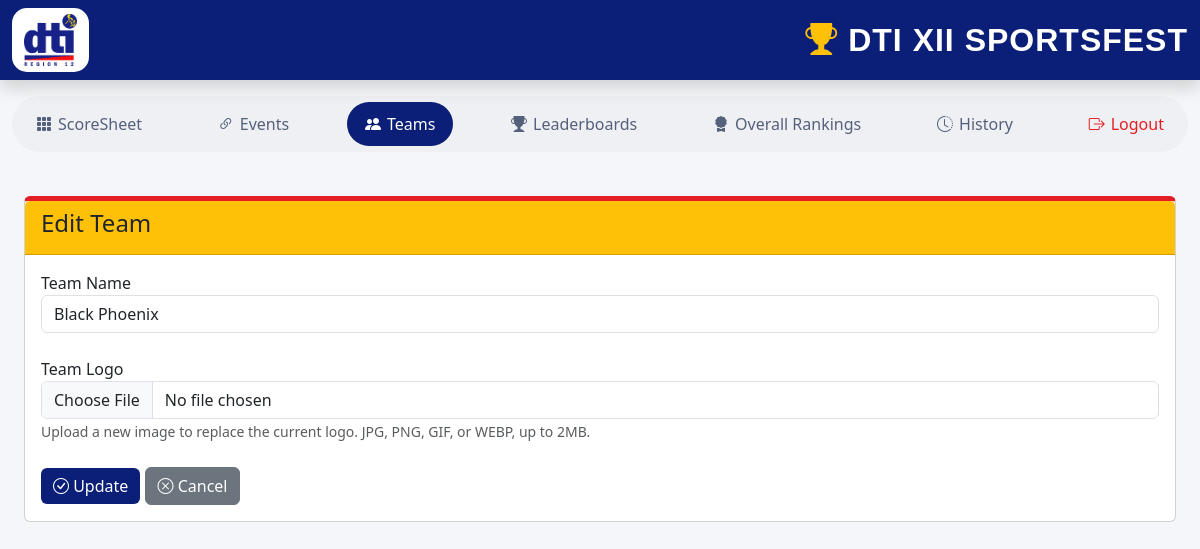
Before: /edit_team.php?id=7 (signed in) with the older database file.
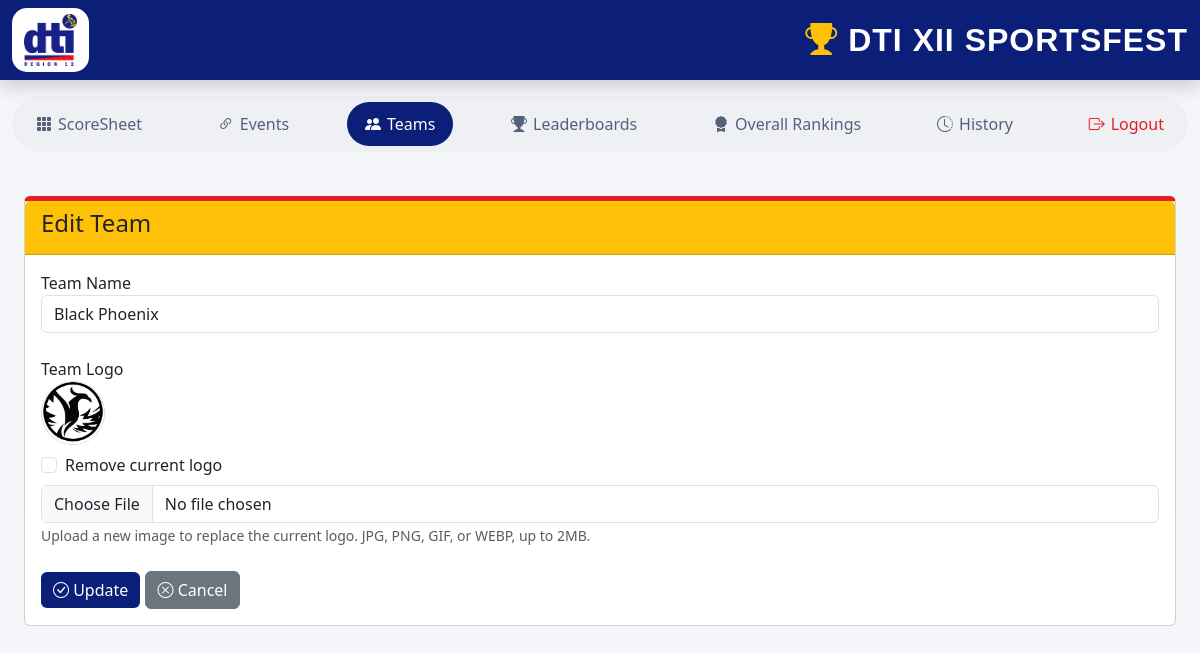
After: the same page with the newer database file.
### tables this page shows
CREATE TABLE `teams` (
  `id` int(11) NOT NULL,
  `team_name` varchar(100) NOT NULL,
  `created_at` timestamp NOT NULL DEFAULT current_timestamp(),
  `logo` varchar(255) DEFAULT NULL
);

### edit_team.php (the view, shortened to what this page needs)
<?php
include 'config/database.php';
include 'includes/header.php';
$id = intval($_GET['id']);
$row = $conn->query("SELECT * FROM teams WHERE id=$id")->fetch_assoc();
?>
<?php include 'includes/topnav.php'; ?>
<div class="container-fluid p-4">
    <div class="card">
        <div class="card-header bg-warning">
            <h4>Edit Team</h4>
        </div>
        <div class="card-body">
            <form action="actions/update_team.php" method="POST" enctype="multipart/form-data">
                <label>Team Name</label>
                <input
                    type="text"
                    name="team_name"
                    class="form-control"
                    value="<?= htmlspecialchars($row['team_name']) ?>"
                    required>
                <br>
                <label>Team Logo</label><br>
                <?php if (!empty($row['logo']) && file_exists(__DIR__ . '/assets/images/team-logos/' . $row['logo'])) { ?>
                    <img
                        src="assets/images/team-logos/<?= htmlspecialchars($row['logo']) ?>"
                        style="width:64px;height:64px;border-radius:50%;object-fit:cover;border:1px solid #ddd;"
                        class="mb-2">
                    <div class="form-check mb-2">
                        <input class="form-check-input" type="checkbox" name="remove_logo" id="remove_logo" value="1">
                        <label class="form-check-label" for="remove_logo">Remove current logo</label>
                    </div>
                <?php } ?>
                <input
                    type="file"
                    name="team_logo"
                    class="form-control"
                    accept="image/*">
                <small class="text-muted">Upload a new image to replace the current logo. JPG, PNG, GIF, or WEBP, up to 2MB.</small>
                <br><br>
                <button type="submit" class="btn btn-primary">
                    <i class="bi bi-check-circle"></i> Update
                </button>
                <a href="teams.php" class="btn btn-secondary">
                    <i class="bi bi-x-circle"></i> Cancel
                </a>
            </form>
        </div>
    </div>
</div>
<?php include 'includes/footer.php'; ?>

Changed rows visible on the page:
changed teams "Black Phoenix": logo: picture added
Other visible differences:
form field remove_logo: (not shown) → "☐"
text now shown: "Remove current logo"
